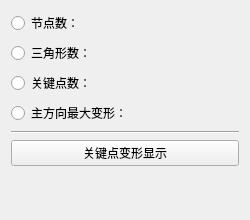
<?xml version="1.0" encoding="UTF-8"?>
<ui version="4.0">
 <class>Disp3DInfoDockPanel</class>
 <widget class="QWidget" name="Disp3DInfoDockPanel">
  <property name="geometry">
   <rect>
    <x>0</x>
    <y>0</y>
    <width>250</width>
    <height>220</height>
   </rect>
  </property>
  <layout class="QGridLayout" name="gridLayout">
   <item row="0" column="0">
    <widget class="QRadioButton" name="radioButton">
     <property name="text">
      <string>节点数：</string>
     </property>
    </widget>
   </item>
   <item row="0" column="1">
    <widget class="QLabel" name="lab_NumPoints">
     <property name="text">
      <string/>
     </property>
    </widget>
   </item>
   <item row="1" column="0">
    <widget class="QRadioButton" name="radioButton_2">
     <property name="text">
      <string>三角形数：</string>
     </property>
    </widget>
   </item>
   <item row="1" column="1">
    <widget class="QLabel" name="lab_NumPolys">
     <property name="text">
      <string/>
     </property>
    </widget>
   </item>
   <item row="2" column="0">
    <widget class="QRadioButton" name="radioButton_3">
     <property name="text">
      <string>关键点数：</string>
     </property>
    </widget>
   </item>
   <item row="2" column="1">
    <widget class="QLabel" name="lab_NumKeyPoints">
     <property name="text">
      <string/>
     </property>
    </widget>
   </item>
   <item row="3" column="0">
    <widget class="QRadioButton" name="radioButton_4">
     <property name="text">
      <string>主方向最大变形：</string>
     </property>
    </widget>
   </item>
   <item row="3" column="1">
    <widget class="QLabel" name="lab_MaxDeformation">
     <property name="text">
      <string/>
     </property>
    </widget>
   </item>
   <item row="4" column="0" colspan="2">
    <widget class="Line" name="line_5">
     <property name="orientation">
      <enum>Qt::Horizontal</enum>
     </property>
    </widget>
   </item>
   <item row="5" column="0" colspan="2">
    <widget class="QPushButton" name="pushButton_6">
     <property name="text">
      <string>关键点变形显示</string>
     </property>
    </widget>
   </item>
   <item row="6" column="0">
    <spacer name="verticalSpacer_2">
     <property name="orientation">
      <enum>Qt::Vertical</enum>
     </property>
     <property name="sizeHint" stdset="0">
      <size>
       <width>20</width>
       <height>3</height>
      </size>
     </property>
    </spacer>
   </item>
  </layout>
 </widget>
 <resources/>
 <connections/>
</ui>
